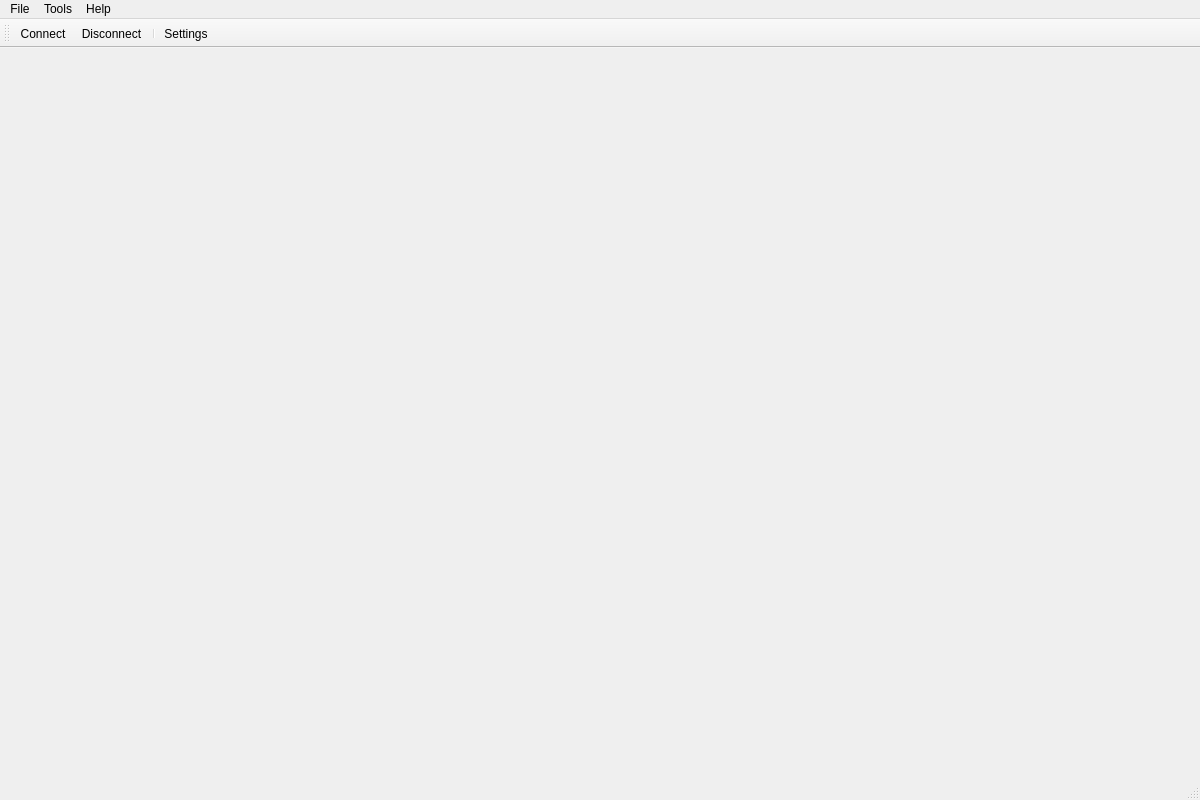
<?xml version="1.0" encoding="UTF-8"?>
<ui version="4.0">
 <class>MainWindow</class>
 <widget class="QMainWindow" name="MainWindow">
  <property name="geometry">
   <rect>
    <x>0</x>
    <y>0</y>
    <width>1200</width>
    <height>800</height>
   </rect>
  </property>
  <property name="windowTitle">
   <string>TunerPro</string>
  </property>
  <widget class="QWidget" name="centralwidget"/>
  <widget class="QMenuBar" name="menubar">
   <property name="geometry">
    <rect>
     <x>0</x>
     <y>0</y>
     <width>1200</width>
     <height>22</height>
    </rect>
   </property>
   <widget class="QMenu" name="menuFile">
    <property name="title">
     <string>File</string>
    </property>
    <addaction name="actionExit"/>
   </widget>
   <widget class="QMenu" name="menuTools">
    <property name="title">
     <string>Tools</string>
    </property>
    <addaction name="actionSettings"/>
    <addaction name="separator"/>
    <addaction name="actionEnableDemoMode"/>
    <addaction name="actionDisableDemoMode"/>
   </widget>
   <widget class="QMenu" name="menuHelp">
    <property name="title">
     <string>Help</string>
    </property>
    <addaction name="actionAbout"/>
   </widget>
   <addaction name="menuFile"/>
   <addaction name="menuTools"/>
   <addaction name="menuHelp"/>
  </widget>
  <widget class="QStatusBar" name="statusbar"/>
  <widget class="QToolBar" name="toolBar">
   <property name="windowTitle">
    <string>toolBar</string>
   </property>
   <attribute name="toolBarArea">
    <enum>TopToolBarArea</enum>
   </attribute>
   <attribute name="toolBarBreak">
    <bool>false</bool>
   </attribute>
   <addaction name="actionConnect"/>
   <addaction name="actionDisconnect"/>
   <addaction name="separator"/>
   <addaction name="actionSettings"/>
  </widget>
  <action name="actionConnect">
   <property name="icon">
    <iconset resource="../resources/resources.qrc">
     <normaloff>:/icons/connect.png</normaloff>:/icons/connect.png</iconset>
   </property>
   <property name="text">
    <string>Connect</string>
   </property>
   <property name="toolTip">
    <string>Connect to ECU</string>
   </property>
  </action>
  <action name="actionDisconnect">
   <property name="icon">
    <iconset resource="../resources/resources.qrc">
     <normaloff>:/icons/disconnect.png</normaloff>:/icons/disconnect.png</iconset>
   </property>
   <property name="text">
    <string>Disconnect</string>
   </property>
   <property name="toolTip">
    <string>Disconnect from ECU</string>
   </property>
  </action>
  <action name="actionSettings">
   <property name="icon">
    <iconset resource="../resources/resources.qrc">
     <normaloff>:/icons/save.png</normaloff>:/icons/save.png</iconset>
   </property>
   <property name="text">
    <string>Settings</string>
   </property>
  </action>
  <action name="actionExit">
   <property name="text">
    <string>Exit</string>
   </property>
  </action>
  <action name="actionAbout">
   <property name="text">
    <string>About</string>
   </property>
  </action>
  <action name="actionEnableDemoMode">
   <property name="text">
    <string>Enable Demo Mode</string>
   </property>
   <property name="toolTip">
    <string>Start simulated ECU data for testing</string>
   </property>
  </action>
  <action name="actionDisableDemoMode">
   <property name="text">
    <string>Disable Demo Mode</string>
   </property>
   <property name="toolTip">
    <string>Stop demo mode and return to normal operation</string>
   </property>
  </action>
 </widget>
 <resources>
  <include location="../resources/resources.qrc"/>
 </resources>
 <connections/>
</ui>
